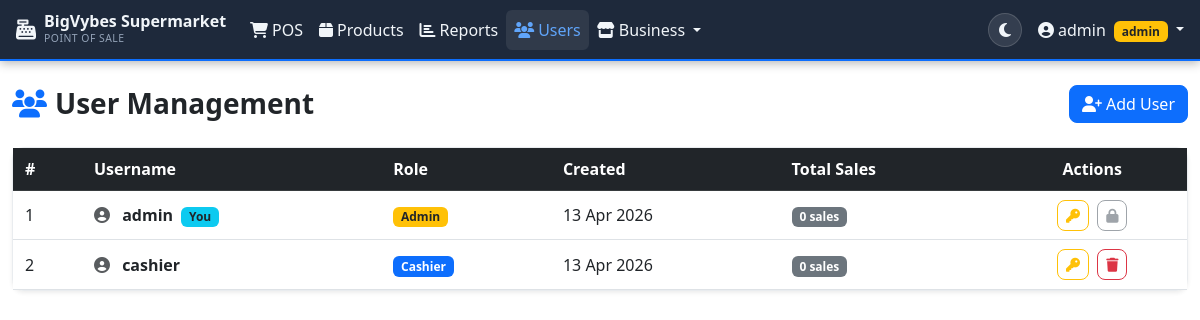
Screenshot of /users/index.php (signed in) with the database file from the repository.
### tables this page shows
CREATE TABLE IF NOT EXISTS users (
    id INT AUTO_INCREMENT PRIMARY KEY,
    username VARCHAR(50) NOT NULL UNIQUE,
    password VARCHAR(255) NOT NULL,
    role ENUM('admin', 'cashier') NOT NULL DEFAULT 'cashier',
    created_at TIMESTAMP DEFAULT CURRENT_TIMESTAMP
);

### users/index.php (the view, shortened to what this page needs)
<?php
require_once '../config/db.php';
$users = $conn->query("SELECT id, username, role, created_at FROM users ORDER BY role, username")->fetch_all(MYSQLI_ASSOC);
require_once '../includes/header.php';
?>
<div class="d-flex justify-content-between align-items-center mb-4">
    <h3 class="fw-bold mb-0"><i class="fas fa-users me-2 text-primary"></i>User Management</h3>
    <button class="btn btn-primary" data-bs-toggle="modal" data-bs-target="#addUserModal">
        <i class="fas fa-user-plus me-1"></i>Add User
    </button>
</div>
<div class="card shadow-sm">
    <div class="table-responsive">
        <table class="table table-hover align-middle mb-0">
            <thead class="table-dark">
                <tr>
                    <th>#</th>
                    <th>Username</th>
                    <th>Role</th>
                    <th>Created</th>
                    <th>Total Sales</th>
                    <th class="text-center">Actions</th>
                </tr>
            </thead>
            <tbody>
            <?php foreach ($users as $i => $u): ?>
                <?php
                    $sc = $conn->prepare("SELECT COUNT(*) as cnt FROM sales WHERE cashier_id = ?");
                    $sc->bind_param("i", $u['id']);
                    $sc->execute();
                    $salesCount = $sc->get_result()->fetch_assoc()['cnt'];
                ?>
                <tr>
                    <td><?= $i + 1 ?></td>
                    <td>
                        <i class="fas fa-user-circle me-2 text-muted"></i>
                        <strong><?= htmlspecialchars($u['username']) ?></strong>
                        <?php if ($u['id'] == $_SESSION['user_id']): ?>
                            <span class="badge bg-info text-dark ms-1">You</span>
                        <?php endif; ?>
                    </td>
                    <td>
                        <span class="badge <?= $u['role'] === 'admin' ? 'bg-warning text-dark' : 'bg-primary' ?> ">
                            <?= ucfirst($u['role']) ?>
                        </span>
                    </td>
                    <td><?= date('d M Y', strtotime($u['created_at'])) ?></td>
                    <td><span class="badge bg-secondary"><?= $salesCount ?> sales</span></td>
                    <td class="text-center">
                        <button class="btn btn-sm btn-outline-warning me-1"
                                onclick="openChangePassword(<?= $u['id'] ?>, '<?= htmlspecialchars($u['username'], ENT_QUOTES) ?>')">
                            <i class="fas fa-key"></i>
                        </button>
                        <?php if ($u['role'] !== 'admin'): ?>
                            <button class="btn btn-sm btn-outline-danger"
                                    onclick="confirmDelete(<?= $u['id'] ?>, '<?= htmlspecialchars($u['username'], ENT_QUOTES) ?>')">
                                <i class="fas fa-trash"></i>
                            </button>
                        <?php else: ?>
                            <button class="btn btn-sm btn-outline-secondary" disabled title="Cannot delete admin">
                                <i class="fas fa-lock"></i>
                            </button>
                        <?php endif; ?>
                    </td>
                </tr>
            <?php endforeach; ?>
            </tbody>
        </table>
    </div>
</div>
<?php require_once '../includes/footer.php'; ?>

### assets/css/style.css (style rules this page uses)
[data-bs-theme="light"] { --navbar-bg: #1e293b; }
.card { border-radius: 12px; border: 1px solid #e9ecef; }
.table > :not(caption) > * > * { padding: 0.55rem 0.75rem; }
.btn { border-radius: 8px; }

### rows the page displays
users: username "admin", shows "You", role "Admin", created_at "13 Apr 2026", salesCount "0"
users: username "cashier", role "Cashier", created_at "13 Apr 2026", salesCount "0"

### other values shown
SHOP_NAME "BigVybes Supermarket"
$_SESSION['username'] "admin"
$_SESSION['role'] "admin"
